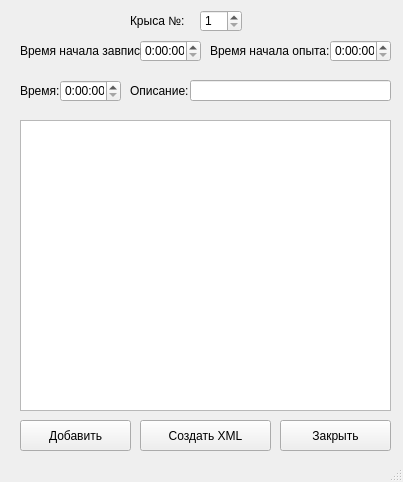
<?xml version="1.0" encoding="UTF-8"?>
<ui version="4.0">
 <class>MainWindow</class>
 <widget class="QMainWindow" name="MainWindow">
  <property name="geometry">
   <rect>
    <x>0</x>
    <y>0</y>
    <width>403</width>
    <height>482</height>
   </rect>
  </property>
  <property name="windowTitle">
   <string>TimeMarkCreator</string>
  </property>
  <widget class="QWidget" name="centralWidget">
   <widget class="QTimeEdit" name="recordStartTimeEdit">
    <property name="geometry">
     <rect>
      <x>140</x>
      <y>40</y>
      <width>61</width>
      <height>22</height>
     </rect>
    </property>
    <property name="displayFormat">
     <string>H:mm:ss</string>
    </property>
   </widget>
   <widget class="QLabel" name="label">
    <property name="geometry">
     <rect>
      <x>20</x>
      <y>40</y>
      <width>121</width>
      <height>21</height>
     </rect>
    </property>
    <property name="text">
     <string>Время начала завписи: </string>
    </property>
   </widget>
   <widget class="QLabel" name="label_2">
    <property name="geometry">
     <rect>
      <x>210</x>
      <y>40</y>
      <width>121</width>
      <height>21</height>
     </rect>
    </property>
    <property name="text">
     <string>Время начала опыта: </string>
    </property>
   </widget>
   <widget class="QTimeEdit" name="experementStartTimeEdit">
    <property name="geometry">
     <rect>
      <x>330</x>
      <y>40</y>
      <width>61</width>
      <height>22</height>
     </rect>
    </property>
    <property name="displayFormat">
     <string>H:mm:ss</string>
    </property>
   </widget>
   <widget class="QLabel" name="label_3">
    <property name="geometry">
     <rect>
      <x>20</x>
      <y>80</y>
      <width>41</width>
      <height>21</height>
     </rect>
    </property>
    <property name="text">
     <string>Время: </string>
    </property>
   </widget>
   <widget class="QTimeEdit" name="timeEdit">
    <property name="geometry">
     <rect>
      <x>60</x>
      <y>80</y>
      <width>61</width>
      <height>22</height>
     </rect>
    </property>
    <property name="displayFormat">
     <string>H:mm:ss</string>
    </property>
   </widget>
   <widget class="QLabel" name="label_4">
    <property name="geometry">
     <rect>
      <x>130</x>
      <y>80</y>
      <width>61</width>
      <height>21</height>
     </rect>
    </property>
    <property name="text">
     <string>Описание: </string>
    </property>
   </widget>
   <widget class="QLineEdit" name="lineEdit">
    <property name="geometry">
     <rect>
      <x>190</x>
      <y>80</y>
      <width>201</width>
      <height>21</height>
     </rect>
    </property>
   </widget>
   <widget class="QPushButton" name="addButton">
    <property name="geometry">
     <rect>
      <x>20</x>
      <y>420</y>
      <width>111</width>
      <height>31</height>
     </rect>
    </property>
    <property name="text">
     <string>Добавить</string>
    </property>
   </widget>
   <widget class="QPushButton" name="closeButton">
    <property name="geometry">
     <rect>
      <x>280</x>
      <y>420</y>
      <width>111</width>
      <height>31</height>
     </rect>
    </property>
    <property name="text">
     <string>Закрыть</string>
    </property>
   </widget>
   <widget class="QPushButton" name="xmlButton">
    <property name="geometry">
     <rect>
      <x>140</x>
      <y>420</y>
      <width>131</width>
      <height>31</height>
     </rect>
    </property>
    <property name="text">
     <string>Создать XML</string>
    </property>
   </widget>
   <widget class="QListWidget" name="listWidget">
    <property name="geometry">
     <rect>
      <x>20</x>
      <y>120</y>
      <width>371</width>
      <height>291</height>
     </rect>
    </property>
   </widget>
   <widget class="QLabel" name="label_5">
    <property name="geometry">
     <rect>
      <x>130</x>
      <y>10</y>
      <width>61</width>
      <height>21</height>
     </rect>
    </property>
    <property name="text">
     <string>Крыса №:</string>
    </property>
   </widget>
   <widget class="QSpinBox" name="spinBox">
    <property name="geometry">
     <rect>
      <x>200</x>
      <y>10</y>
      <width>42</width>
      <height>22</height>
     </rect>
    </property>
    <property name="minimum">
     <number>1</number>
    </property>
    <property name="maximum">
     <number>9999</number>
    </property>
   </widget>
  </widget>
  <widget class="QStatusBar" name="statusBar"/>
 </widget>
 <layoutdefault spacing="6" margin="11"/>
 <resources/>
 <connections/>
</ui>
